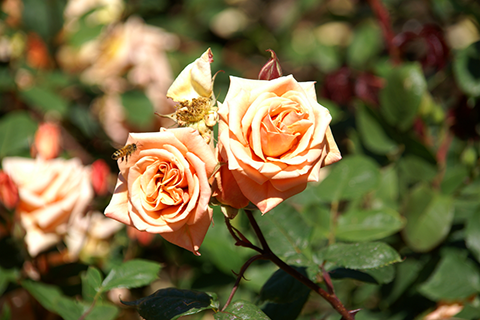
#> input picture images/rose.bmp, 480 x 320 px
$ python cv37_scaling.py
#> lines starting #> are read from the running program, lines starting #| are printed output that depends on the picture
import cv2, sys, numpy as np

src = cv2.imread('./images/rose.bmp') # src.shape(320, 480, 3)
#> src is the input picture: shape (320, 480, 3); mean B, G, R 63.1, 103.6, 116.2
if src is None:
    print('Image load failed')
    sys.exit()

# 영상의 크기를 변환시킬 때 사용한 함수
# cv2.resize(src, dsize, dst, fx, fy, interpolation(보간법))
# src: 입력영상, dsize: 출력영상 크기(w,h) - (0,0)이면 fx, fy값을 이용하여 결정
# fx, fy : x와 y방향 스케일 비율(scale factor)

dst1 = cv2.resize(src, (0,0), fx=4, fy=4, interpolation=cv2.INTER_NEAREST)
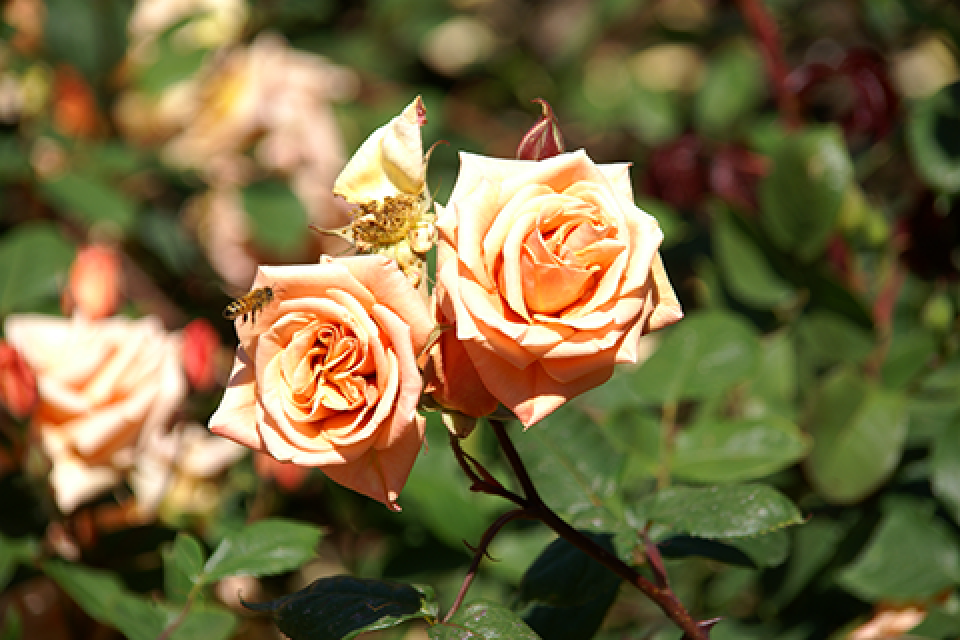
#> dst1: shape (1280, 1920, 3) (shown at 1/2 size); mean B, G, R 63.1, 103.6, 116.2
print(dst1.shape) # (1280, 1920, 3)
#| (1280, 1920, 3)
dst2 = cv2.resize(src, (1920, 1280))
dst3 = cv2.resize(src, (1920, 1280), interpolation=cv2.INTER_CUBIC)
dst4 = cv2.resize(src, (1920, 1280), interpolation=cv2.INTER_LANCZOS4)

cv2.imshow('src',src)
cv2.imshow('dst1',dst1[500:800,400:800]) # cv2.INTER_NEAREST -> 퀄리티 가장 안좋음.
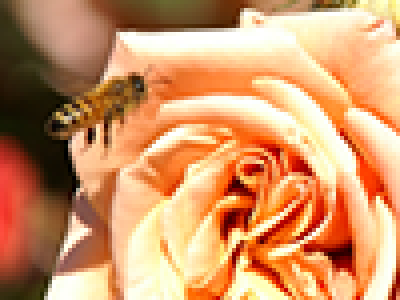
#> window 'dst1': shape (300, 400, 3); mean B, G, R 105, 150.8, 209.2
cv2.imshow('dst2',dst2[500:800,400:800]) # cv2.INTER_LINEAR
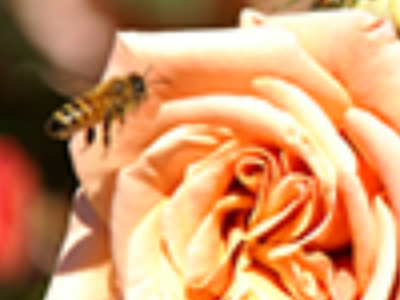
#> window 'dst2': shape (300, 400, 3); mean B, G, R 104.9, 150.7, 209.1
cv2.imshow('dst3',dst3[500:800,400:800]) # cv2.INTER_CUBIC
cv2.imshow('dst4',dst4[500:800,400:800]) # cv2.INTER_LANCZOS4
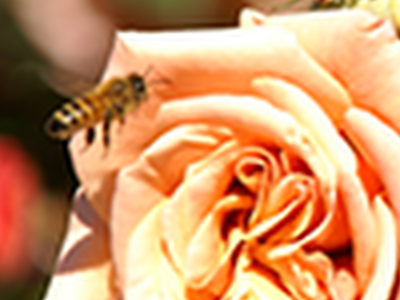
#> window 'dst4': shape (300, 400, 3); mean B, G, R 105.2, 150.7, 209.1
# cv2.INTER_LINEAR vs cv2.INTER_CUBIC vs cv2.INTER_LANCZOS4
# -> 별 차이 없다. 월등히 화질이 더 좋고 그런게 아니기 때문에 그냥 cv2.INTER_LINEAR 를 사용한다.
cv2.waitKey()

cv2.destroyAllWindows()

$ run again, with images/circuit2.bmp copied over images/rose.bmp
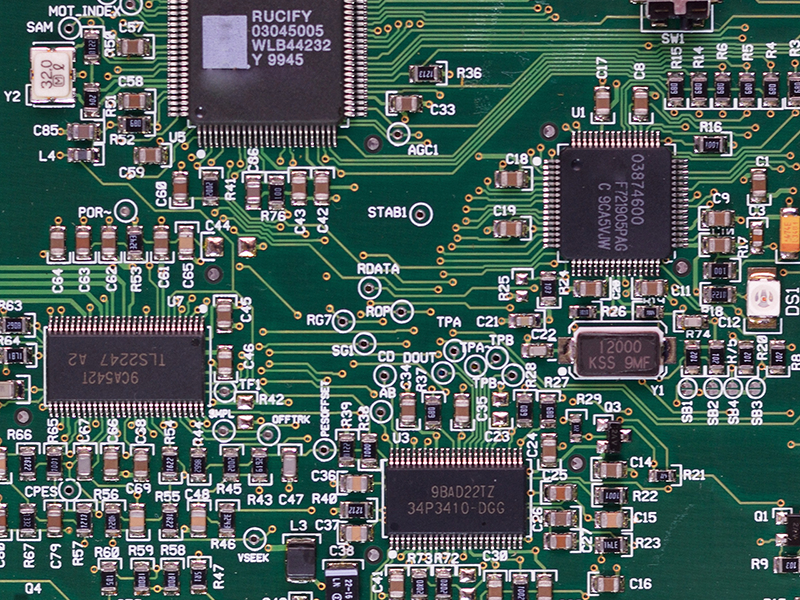
#> input picture images/circuit2.bmp, 800 x 600 px
#> src is the input picture: shape (600, 800, 3); mean B, G, R 91.3, 95.7, 76.3
#| (2400, 3200, 3)
#> `cv2.imshow('dst1',dst1[500:800,400:800])`:
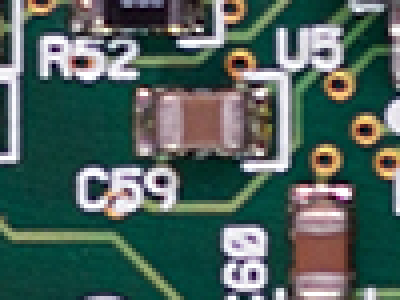
#> window 'dst1': shape (300, 400, 3); mean B, G, R 91.9, 98.2, 77.4
#> `cv2.imshow('dst2',dst2[500:800,400:800])`:
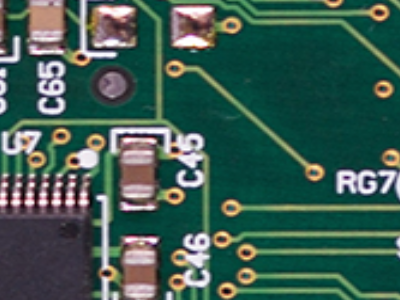
#> window 'dst2': shape (300, 400, 3); mean B, G, R 82.6, 92.8, 61.7
